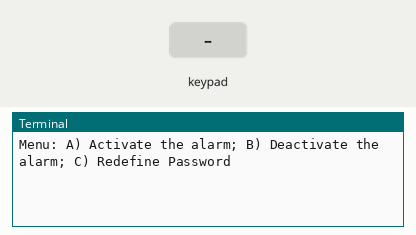
The program below on a simulated Raspberry Pi (header pin numbers). Shown: the last lines printed to the terminal. The inputs (shaded band) are chosen by the test bench.

Above: at 1.2 s.
1.3 s: key '1' pressed
At 2.6 s:
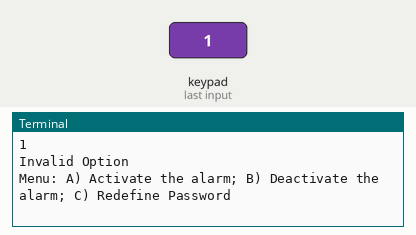
2.9 s: keypad keys 0 0 0 0 pressed 0.4 s apart
At 4.7 s:
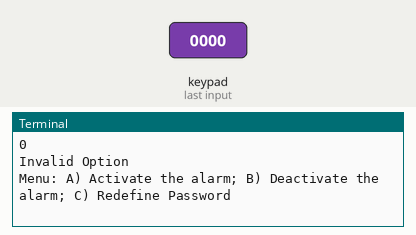

Measured:
- after the input at 1.3 s, the terminal: prints a new line after 0.17 s (image 1)
- after the input at 2.9 s, the terminal: prints a new line after 0.16 s (image 2)

The program:

keypad.py
```python
import RPi.GPIO as GPIO

GPIO.setmode(GPIO.BOARD)

MATRIX = [[1,2,3,'A'],
          [4,5,6,'B'],
          [7,8,9,'C'],
          ['*',0,'#','D']]

ROW = [7,11,13,15] #Inputs of the keypad
COL = [12,16,18,22] #Outputs of the keypad

for j in range(4):
    GPIO.setup(COL[j], GPIO.OUT)
    GPIO.output(COL[j],1)

for i in range(4):
    GPIO.setup(ROW[i], GPIO.IN, pull_up_down = GPIO.PUD_UP)


#function that read the input
def read(num): #Parameter num is the number of inputs necessary.
    try:
        passcode = ""
        while(num):
            for j in range(4):
                GPIO.output(COL[j],0)

                for i in range(4):
                    if GPIO.input(ROW[i]) == 0:

                        passcode += str(MATRIX[i][j])#append the key pressed on the keypad
                        num -= 1
                        while(GPIO.input(ROW[i]) == 0):
                            pass

                GPIO.output(COL[j],1)

        return passcode

    except KeyboardInterrupt:
        GPIO.cleanup()


if __name__ == "__main__":

    passcode = "0000"  #Default passcode
    sound_alarm = False #Sound Alarm
    global alarm_on  #Variable that should be used in the motion_detection
    while(True):
        print("Menu: A) Activate the alarm; B) Deactivate the alarm; C) Redefine Password")
        opt = read(1)
        print(str(opt))

        if(opt == "A" or opt == "B" or opt == "C"):
            tentatives = 3  #3 tentatives before alarm sound
            while(tentatives):
                print("Enter the actual passcode: ")
                temp = read(4)
                print(str(temp))
                if(temp == passcode):
                    alarm_on = (opt == "A")
	            print("Alarm On: "+ str(alarm_on))
                    if(opt == "C"):
                        print("Enter the new passcode: ")
                        passcode = read(4)
                        print("New passcode: " + passcode)
                    break
                else:
                    print("Wrong password")
                    tentatives -= 1
                if(tentatives == 0):
                    sound_alarm = True

        else:
            print("Invalid Option")
```
